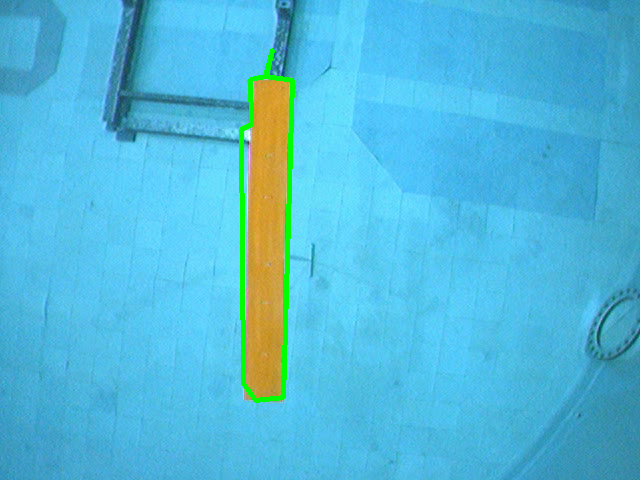
//> input picture src/vision/src/tuners/line_lab_testing.png, 640 x 480 px, given in place of the camera
$ ./DisplayEdges   (built with g++ and OpenCV 4)
//> lines starting //> are read from the running program, lines starting //| are printed output that depends on the picture
#include <opencv2/core/core.hpp>
#include <opencv2/highgui/highgui.hpp>
#include <iostream>
#include <string>
#include <opencv2/opencv.hpp>

using namespace cv;

int main(int argc, char** argv)
{


	VideoCapture cap (0);

	if(!cap.isOpened()){
		return -1;
	}

	Mat edges;
	namedWindow("edges",1);
	for(;;)
	{
		try{
			Mat frame;
			cap >> frame; // get a new frame from camera
//> frame is the input picture: 480 rows x 640 cols, CV_8UC3; mean B, G, R 218, 185.8, 81.6


			cvtColor(frame, edges, CV_BGR2GRAY);
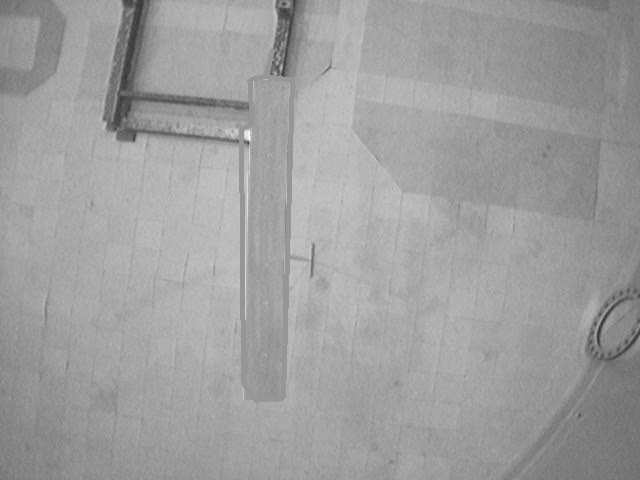
//> edges: 480 rows x 640 cols, CV_8UC1; min 49, max 252, mean 158.4
			GaussianBlur(edges, edges, Size(7,7), 1.5, 1.5);
			Canny(edges, edges, 0, 30, 3);
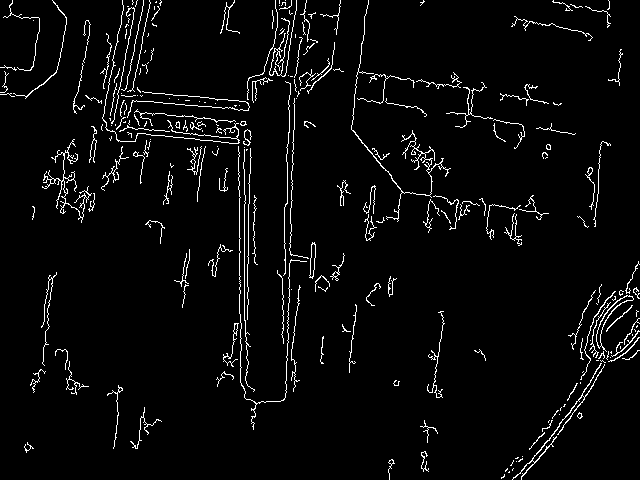
//> edges: 480 rows x 640 cols, CV_8UC1; 3.9% white in thin lines or dots
			imshow("edges", edges);
			if(waitKey(30) >= 0) break;
//> the Esc key is pressed

			// let's see if we can avoid the try catch with using videocapture methods
		}catch (std::exception const &exc)
		{
			std::cerr << "PEACE OUT GIRL SCOUT " << exc.what() << "\n";
			return -1;
		}
	}
	// the camera will be deinitialized automatically in VideoCapture destructor
	return 0;
}
